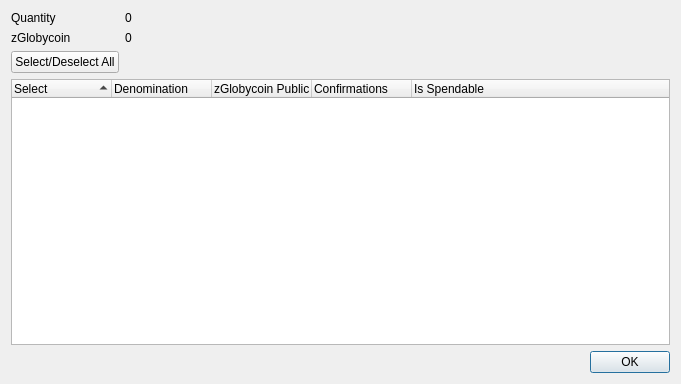
<?xml version="1.0" encoding="UTF-8"?>
<ui version="4.0">
 <class>ZGlobycoinControlDialog</class>
 <widget class="QDialog" name="ZGlobycoinControlDialog">
  <property name="geometry">
   <rect>
    <x>0</x>
    <y>0</y>
    <width>681</width>
    <height>384</height>
   </rect>
  </property>
  <property name="minimumSize">
   <size>
    <width>681</width>
    <height>384</height>
   </size>
  </property>
  <property name="windowTitle">
   <string>Select zGlobycoin to Spend</string>
  </property>
  <layout class="QGridLayout" name="gridLayout">
   <item row="0" column="0">
    <layout class="QFormLayout" name="formLayout">
     <property name="sizeConstraint">
      <enum>QLayout::SetDefaultConstraint</enum>
     </property>
     <item row="0" column="0">
      <widget class="QLabel" name="labelQuantity">
       <property name="text">
        <string>Quantity</string>
       </property>
      </widget>
     </item>
     <item row="0" column="1">
      <widget class="QLabel" name="labelQuantity_int">
       <property name="text">
        <string>0</string>
       </property>
      </widget>
     </item>
     <item row="1" column="0">
      <widget class="QLabel" name="labelZGlobycoin">
       <property name="text">
        <string>zGlobycoin</string>
       </property>
      </widget>
     </item>
     <item row="1" column="1">
      <widget class="QLabel" name="labelZGlobycoin_int">
       <property name="text">
        <string>0</string>
       </property>
      </widget>
     </item>
     <item row="2" column="0">
      <widget class="QPushButton" name="pushButtonAll">
       <property name="text">
        <string>Select/Deselect All</string>
       </property>
      </widget>
     </item>
    </layout>
   </item>
   <item row="1" column="0">
    <layout class="QVBoxLayout" name="verticalLayout">
     <item>
      <widget class="QTreeWidget" name="treeWidget">
       <property name="minimumSize">
        <size>
         <width>0</width>
         <height>250</height>
        </size>
       </property>
       <property name="alternatingRowColors">
        <bool>true</bool>
       </property>
       <property name="sortingEnabled">
        <bool>true</bool>
       </property>
       <property name="columnCount">
        <number>5</number>
       </property>
       <attribute name="headerDefaultSectionSize">
        <number>100</number>
       </attribute>
       <column>
        <property name="text">
         <string notr="true">Select</string>
        </property>
       </column>
       <column>
        <property name="text">
         <string notr="true">Denomination</string>
        </property>
       </column>
       <column>
        <property name="text">
         <string notr="true">zGlobycoin Public ID</string>
        </property>
       </column>
       <column>
        <property name="text">
         <string notr="true">Confirmations</string>
        </property>
       </column>
       <column>
        <property name="text">
         <string>Is Spendable</string>
        </property>
       </column>
      </widget>
     </item>
     <item>
      <widget class="QDialogButtonBox" name="buttonBox">
       <property name="orientation">
        <enum>Qt::Horizontal</enum>
       </property>
       <property name="standardButtons">
        <set>QDialogButtonBox::Ok</set>
       </property>
      </widget>
     </item>
    </layout>
   </item>
  </layout>
 </widget>
 <resources/>
 <connections>
  <connection>
   <sender>buttonBox</sender>
   <signal>accepted()</signal>
   <receiver>ZGlobycoinControlDialog</receiver>
   <slot>accept()</slot>
   <hints>
    <hint type="sourcelabel">
     <x>248</x>
     <y>254</y>
    </hint>
    <hint type="destinationlabel">
     <x>157</x>
     <y>274</y>
    </hint>
   </hints>
  </connection>
  <connection>
   <sender>buttonBox</sender>
   <signal>rejected()</signal>
   <receiver>ZGlobycoinControlDialog</receiver>
   <slot>reject()</slot>
   <hints>
    <hint type="sourcelabel">
     <x>316</x>
     <y>260</y>
    </hint>
    <hint type="destinationlabel">
     <x>286</x>
     <y>274</y>
    </hint>
   </hints>
  </connection>
 </connections>
</ui>
